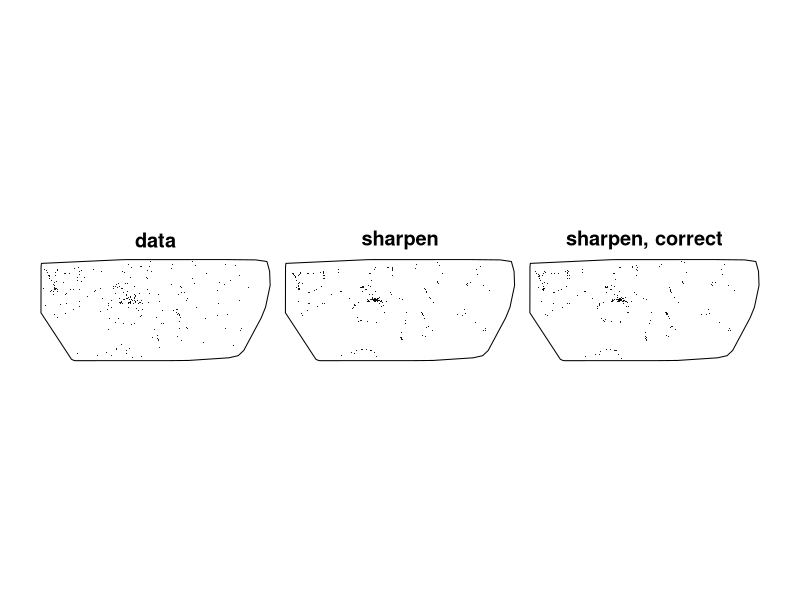

Reproduce this figure in R.
library(spatstat)


### Name: sharpen
### Title: Data Sharpening of Point Pattern
### Aliases: sharpen sharpen.ppp
### Keywords: spatial nonparametric

### ** Examples

   data(shapley)
   X <- unmark(shapley)
   ## Don't show: 
   if(!(interactive())) X <- rthin(X, 0.05)
   
## End(Don't show)
   Y <- sharpen(X, sigma=0.5)
   Z <- sharpen(X, sigma=0.5, edgecorrect=TRUE)
   opa <- par(mar=rep(0.2, 4))
   plot(solist(X, Y, Z), main= " ",
        main.panel=c("data", "sharpen", "sharpen, correct"),
        pch=".", equal.scales=TRUE, mar.panel=0.2)
   par(opa)
